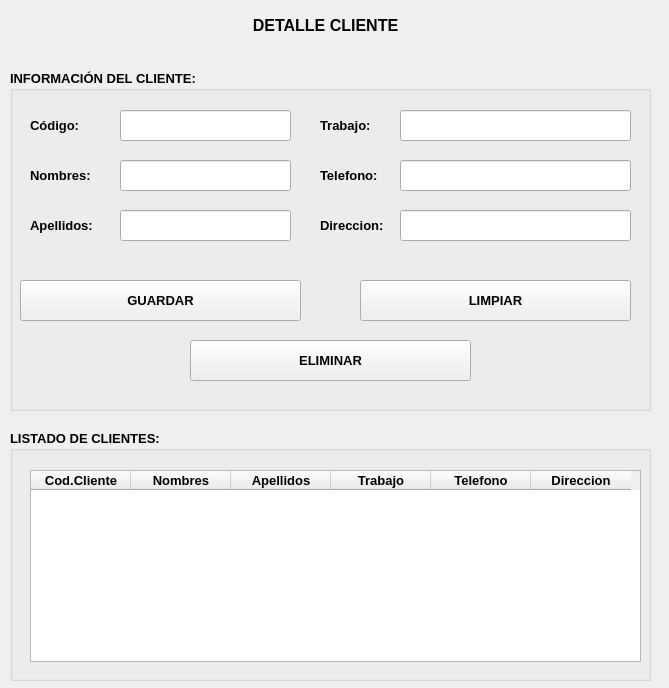
<?xml version="1.0" encoding="UTF-8"?>
<ui version="4.0">
 <class>MainWindow</class>
 <widget class="QMainWindow" name="MainWindow">
  <property name="geometry">
   <rect>
    <x>0</x>
    <y>0</y>
    <width>669</width>
    <height>688</height>
   </rect>
  </property>
  <property name="windowTitle">
   <string>MainWindow</string>
  </property>
  <widget class="QWidget" name="centralwidget">
   <widget class="QGroupBox" name="groupBox">
    <property name="geometry">
     <rect>
      <x>10</x>
      <y>70</y>
      <width>641</width>
      <height>341</height>
     </rect>
    </property>
    <property name="font">
     <font>
      <pointsize>10</pointsize>
      <weight>75</weight>
      <bold>true</bold>
     </font>
    </property>
    <property name="title">
     <string>INFORMACIÓN DEL CLIENTE:</string>
    </property>
    <widget class="QLabel" name="label_2">
     <property name="geometry">
      <rect>
       <x>20</x>
       <y>40</y>
       <width>81</width>
       <height>31</height>
      </rect>
     </property>
     <property name="text">
      <string>Código:</string>
     </property>
    </widget>
    <widget class="QLabel" name="label_3">
     <property name="geometry">
      <rect>
       <x>20</x>
       <y>90</y>
       <width>71</width>
       <height>31</height>
      </rect>
     </property>
     <property name="text">
      <string>Nombres:</string>
     </property>
    </widget>
    <widget class="QLineEdit" name="txtTelefono">
     <property name="geometry">
      <rect>
       <x>390</x>
       <y>90</y>
       <width>231</width>
       <height>31</height>
      </rect>
     </property>
    </widget>
    <widget class="QLineEdit" name="txtApellido">
     <property name="geometry">
      <rect>
       <x>110</x>
       <y>140</y>
       <width>171</width>
       <height>31</height>
      </rect>
     </property>
    </widget>
    <widget class="QLabel" name="label_5">
     <property name="geometry">
      <rect>
       <x>20</x>
       <y>140</y>
       <width>71</width>
       <height>31</height>
      </rect>
     </property>
     <property name="text">
      <string>Apellidos:</string>
     </property>
    </widget>
    <widget class="QPushButton" name="btnguardar">
     <property name="geometry">
      <rect>
       <x>10</x>
       <y>210</y>
       <width>281</width>
       <height>41</height>
      </rect>
     </property>
     <property name="text">
      <string>GUARDAR</string>
     </property>
    </widget>
    <widget class="QPushButton" name="btnlimpiar">
     <property name="geometry">
      <rect>
       <x>350</x>
       <y>210</y>
       <width>271</width>
       <height>41</height>
      </rect>
     </property>
     <property name="text">
      <string>LIMPIAR</string>
     </property>
    </widget>
    <widget class="QLineEdit" name="txtCodigo">
     <property name="geometry">
      <rect>
       <x>110</x>
       <y>40</y>
       <width>171</width>
       <height>31</height>
      </rect>
     </property>
    </widget>
    <widget class="QLineEdit" name="txtNombre">
     <property name="geometry">
      <rect>
       <x>110</x>
       <y>90</y>
       <width>171</width>
       <height>31</height>
      </rect>
     </property>
    </widget>
    <widget class="QLabel" name="label_7">
     <property name="geometry">
      <rect>
       <x>310</x>
       <y>90</y>
       <width>71</width>
       <height>31</height>
      </rect>
     </property>
     <property name="text">
      <string>Telefono:</string>
     </property>
    </widget>
    <widget class="QLabel" name="label_4">
     <property name="geometry">
      <rect>
       <x>310</x>
       <y>40</y>
       <width>71</width>
       <height>31</height>
      </rect>
     </property>
     <property name="text">
      <string>Trabajo:</string>
     </property>
    </widget>
    <widget class="QLineEdit" name="txtTrabajo">
     <property name="geometry">
      <rect>
       <x>390</x>
       <y>40</y>
       <width>231</width>
       <height>31</height>
      </rect>
     </property>
    </widget>
    <widget class="QLabel" name="label_6">
     <property name="geometry">
      <rect>
       <x>310</x>
       <y>140</y>
       <width>71</width>
       <height>31</height>
      </rect>
     </property>
     <property name="text">
      <string>Direccion:</string>
     </property>
    </widget>
    <widget class="QLineEdit" name="txtDireccion">
     <property name="geometry">
      <rect>
       <x>390</x>
       <y>140</y>
       <width>231</width>
       <height>31</height>
      </rect>
     </property>
    </widget>
    <widget class="QPushButton" name="btnEliminar">
     <property name="geometry">
      <rect>
       <x>180</x>
       <y>270</y>
       <width>281</width>
       <height>41</height>
      </rect>
     </property>
     <property name="text">
      <string>ELIMINAR</string>
     </property>
    </widget>
   </widget>
   <widget class="QLabel" name="label">
    <property name="geometry">
     <rect>
      <x>10</x>
      <y>10</y>
      <width>631</width>
      <height>31</height>
     </rect>
    </property>
    <property name="font">
     <font>
      <pointsize>12</pointsize>
      <weight>75</weight>
      <bold>true</bold>
     </font>
    </property>
    <property name="text">
     <string>DETALLE CLIENTE</string>
    </property>
    <property name="alignment">
     <set>Qt::AlignCenter</set>
    </property>
   </widget>
   <widget class="QGroupBox" name="groupBox_2">
    <property name="geometry">
     <rect>
      <x>10</x>
      <y>430</y>
      <width>641</width>
      <height>251</height>
     </rect>
    </property>
    <property name="font">
     <font>
      <pointsize>10</pointsize>
      <weight>75</weight>
      <bold>true</bold>
     </font>
    </property>
    <property name="title">
     <string>LISTADO DE CLIENTES:</string>
    </property>
    <widget class="QTableWidget" name="tblClientes">
     <property name="geometry">
      <rect>
       <x>20</x>
       <y>40</y>
       <width>611</width>
       <height>192</height>
      </rect>
     </property>
     <column>
      <property name="text">
       <string>Cod.Cliente</string>
      </property>
     </column>
     <column>
      <property name="text">
       <string>Nombres</string>
      </property>
     </column>
     <column>
      <property name="text">
       <string>Apellidos</string>
      </property>
     </column>
     <column>
      <property name="text">
       <string>Trabajo</string>
      </property>
     </column>
     <column>
      <property name="text">
       <string>Telefono</string>
      </property>
     </column>
     <column>
      <property name="text">
       <string>Direccion</string>
      </property>
     </column>
    </widget>
   </widget>
  </widget>
 </widget>
 <resources/>
 <connections/>
</ui>
